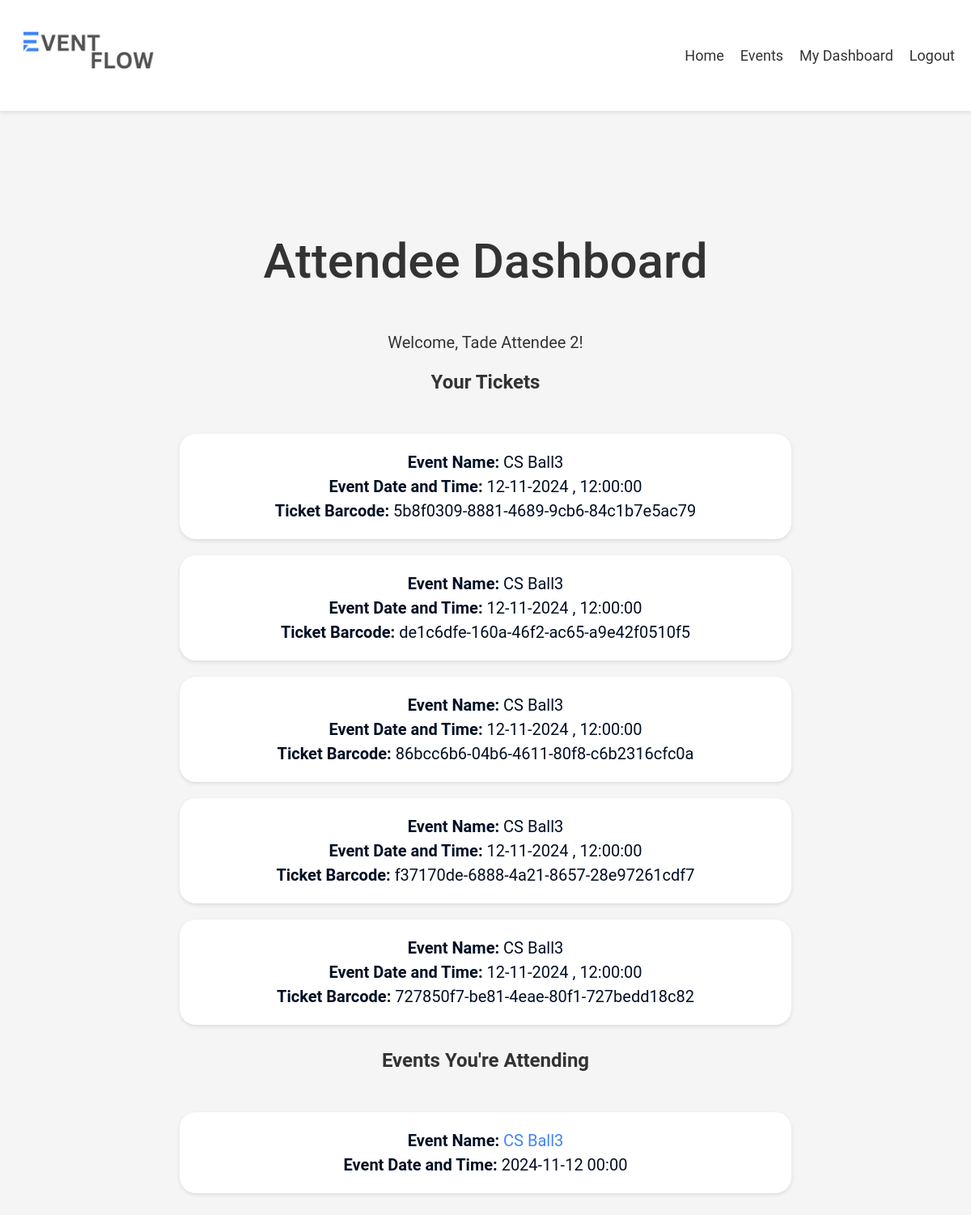
The app's page /dashboard (signed in) with its own data.
### db_schema.py (models this page shows, shortened)
class Attendee(db.Model,UserMixin):
    __tablename__='attendees'
    id = db.Column(db.Integer, primary_key=True)
    username = db.Column(db.String(20), nullable=False)
    email = db.Column(db.String(20), unique=True, nullable=False)
    password = db.Column(db.String(60), nullable=False)
    is_organiser = db.Column(db.Boolean, nullable=False)
    tickets = db.relationship('Ticket', primaryjoin="Attendee.id==Ticket.user_id", backref=db.backref('attendee'))

class Ticket(db.Model):
    __tablename__='tickets'
    id = db.Column(db.Integer, primary_key=True)
    barcode = db.Column(db.String(50), nullable=False, unique=True)
    user_id = db.Column(db.Integer, db.ForeignKey('attendees.id'), nullable=False)
    event_id = db.Column(db.Integer, db.ForeignKey('events.id'),nullable=False)

class Event(db.Model):
    __tablename__='events'
    id = db.Column(db.Integer, primary_key=True)
    name = db.Column(db.String(50), nullable=False)
    date = db.Column(db.Date, nullable=False)
    description=db.Column(db.Text, nullable=False)
    start_time= db.Column(db.Time, nullable=False)
    end_time= db.Column(db.Time, nullable=False)
    duration = db.Column(db.Integer, nullable=False)
    capacity = db.Column(db.Integer, nullable=False)
    location = db.Column(db.String(50), nullable=False)
    organiser_id = db.Column(db.Integer,  db.ForeignKey('organisers.id'), nullable = False)
    available_capacity= db.Column(db.Integer)
    num_attendees = db.Column(db.Integer,nullable=False)
    tickets = db.relationship('Ticket', primaryjoin="Event.id==Ticket.event_id", backref=db.backref('event'))

### cwk.py (the view)
@app.route('/dashboard')
@login_required
def dashboard():
    if current_user.is_organiser:
        events = Event.query.filter_by(organiser_id=current_user.id).all()
        return render_template('organiser_dashboard.html', events=events)
    else:
        tickets = Ticket.query.filter_by(user_id=current_user.id).all()
        events = [ticket.event for ticket in tickets ]
        if len(events) ==0:
            different_events = events
        else:
            different_events = [events[0]]
        for i in range(1,len(events)):
            if events[i] not in different_events:
                different_events.append(events[i])
        return render_template('attendee_dashboard.html', tickets=tickets, events=different_events)

### cwk.py (called while the page is built)
@login_manager.user_loader
def load_user(id):
    type = session.get('type')
    if type == 'organiser':
        user = Organiser.query.filter_by(id = id).first()
    elif type == 'attendee':
        user = Attendee.query.filter_by(id = id).first()
    else:
        user = None
    return user

### templates/attendee_dashboard.html (shortened to what this page needs)
{% extends "base.html" %}
{% block content %}
<!DOCTYPE html>
<html lang="en">
<head>
    <link rel="stylesheet" href="{{ url_for('static', filename='css/style.css') }}">
	<link rel="stylesheet" href="{{ url_for('static', filename='css/dashboard.css') }}">
<div class="container">
    <h1>Attendee Dashboard</h1>
    <p>Welcome, {{ current_user.username }}!</p>
    <h2>Your Tickets</h2>
    <ul>
        {% for ticket in tickets %}
        <div class="card"><a href="{{ url_for('ticket_details', ticket_id=ticket.id) }}">
            <li>
                <p><strong>Event Name: </strong>{{ticket.event.name}}</p>
                <p><strong>Event Date and Time: </strong>{{ ticket.event.date.strftime('%d-%m-%Y')}} , {{ ticket.event.start_time }}</p>
                <p><strong>Ticket Barcode: </strong>{{ ticket.barcode }}</p>
            </li>
        </a>
        </div>
        {% endfor %}
    </ul>
    <h2>Events You're Attending</h2>
    <ul>
        <div class="events">
            {% for event in events %}
                <div class="card">
                    <li>
                        <p><strong>Event Name: </strong><a href="{{ url_for('event_details', event_id=event.id) }}">{{ event.name }}</a> </p>
                        <p><strong>Event Date and Time: </strong> {{ event.date.strftime('%Y-%m-%d %H:%M') }}</p>
                    </li>
                </div>
            {% endfor %}
        </div>
    </ul>
</div>
{% endblock %}

### templates/base.html (shortened to what this page needs)
<!doctype html>
<html>
<head>
</head>
<body>
    {% include 'navbar.html' %}
    {% block content %}{% endblock %}
</body>
</html>

### templates/navbar.html (shortened to what this page needs)
<header>
	<link rel="stylesheet" href="{{ url_for('static', filename='css/homepage.css') }}">
	<div class="logo"><img src= "{{ url_for('static', filename='images/logo.png') }}" height="90px" width="180px" ></div>
	<nav>
		{% if session.type == 'organiser' %}
			<a href="/">Home</a>
			<a href="{{ url_for('events')}}">Events</a>
			<a href="{{ url_for('create_event')}}">Create Events</a>
			<a href="{{ url_for('dashboard')}}">My Dashboard</a>
			<a href="{{ url_for('logout')}}">Logout</a>
		{% elif session.type == 'attendee' %}
			<a  href="/">Home</a>
			<a href="{{ url_for('events')}}">Events</a>
			<a href="{{ url_for('dashboard')}}">My Dashboard</a>
			<a href="{{ url_for('logout')}}">Logout</a>
		{% else %}
		<a  href="/">Home</a>
		<a href="{{ url_for('events')}}">Events</a>
		<a href="{{ url_for('login')}}">Login</a>
		<a href="{{ url_for('register')}}">Register</a>
		{% endif %}
	</nav>
</header>

### static/css/homepage.css (style rules this page uses)
body { font-family: 'Roboto', sans-serif; margin: 0; padding: 0; background-color: #f5f5f5; color: #333; }
header { background-color: #fff; box-shadow: 0 2px 5px rgba(0, 0, 0, 0.1); padding: 20px; display: flex; justify-content: space-between; align-items: center; }
.logo { font-size: 28px; font-weight: 700; letter-spacing: 2px; }
nav { display: flex; align-items: center; }
nav a { color: #333; text-decoration: none; margin-left: 20px; font-size: large; }
h1 { font-size: 40px; font-weight: 500; text-align: center; }
p { font-size: 30px; line-height: 1.5; margin: 20px auto; max-width: 800px; text-align: center; }
* { box-sizing:border-box }

### static/css/style.css (style rules this page uses)
body { background-color: #f7f7f7; }
h1 { text-align: center; margin-bottom: 20px; font-family: 'Roboto', sans-serif; }
a { color: #4285f4; }
ul { list-style-type: none; padding: 10px; margin-bottom: 20px; border-radius: 5px; border: none; }
p { font-size: 20px; line-height: 1.5; margin: 20px auto; max-width: 800px; text-align: center; }

### static/css/dashboard.css (style rules this page uses)
body { font-family: 'Roboto', sans-serif; margin: 0; padding: 0; background-color: #f5f5f5; color: #333; }
header { background-color: #fff; box-shadow: 0 2px 5px rgba(0, 0, 0, 0.1); padding: 20px; display: flex; justify-content: space-between; align-items: center; }
h2 { text-align: center; }
.logo { font-size: 28px; font-weight: 700; letter-spacing: 2px; }
nav { display: flex; align-items: center; }
nav a { color: #333; text-decoration: none; margin-left: 20px; }
h1 { font-size: 60px; font-weight: 500; margin: 100px 0 50px 0; text-align: center; }
p { font-size: 20px; line-height: 1.5; margin: 0 auto; max-width: 800px; text-align: center; align-self: center; }
.container { max-width: 80vw; margin: 0 auto; padding: 50px; }
.card { display: block; background-color: #fff; box-shadow: 0 2px 5px rgba(0, 0, 0, 0.1); padding: 20px; margin-left: auto; margin-right: auto; margin-top: 20px; width: 90%; align-items: center; border-radius: 20px; transition: transform .3s; text-decoration: none; color: #222020; }
.card p { margin-left: auto; margin-right: auto; align-self: center; text-align: center; font-size: 20px; line-height: 1.5; text-decoration: none; color: #010f24; }
.card a { text-decoration: none; }

### records on screen
Attendee: username "Tade Attendee 2"
Ticket: event.name "CS Ball3", event "12-11-2024", event.start_time "12:00:00", barcode "5b8f0309-8881-4689-9cb6-84c1b7e5ac79"
Ticket: event.name "CS Ball3", event "12-11-2024", event.start_time "12:00:00", barcode "de1c6dfe-160a-46f2-ac65-a9e42f0510f5"
Ticket: event.name "CS Ball3", event "12-11-2024", event.start_time "12:00:00", barcode "86bcc6b6-04b6-4611-80f8-c6b2316cfc0a"
Ticket: event.name "CS Ball3", event "12-11-2024", event.start_time "12:00:00", barcode "f37170de-6888-4a21-8657-28e97261cdf7"
Ticket: event.name "CS Ball3", event "12-11-2024", event.start_time "12:00:00", barcode "727850f7-be81-4eae-80f1-727bedd18c82"
Event: name "CS Ball3", date "2024-11-12 00:00"
